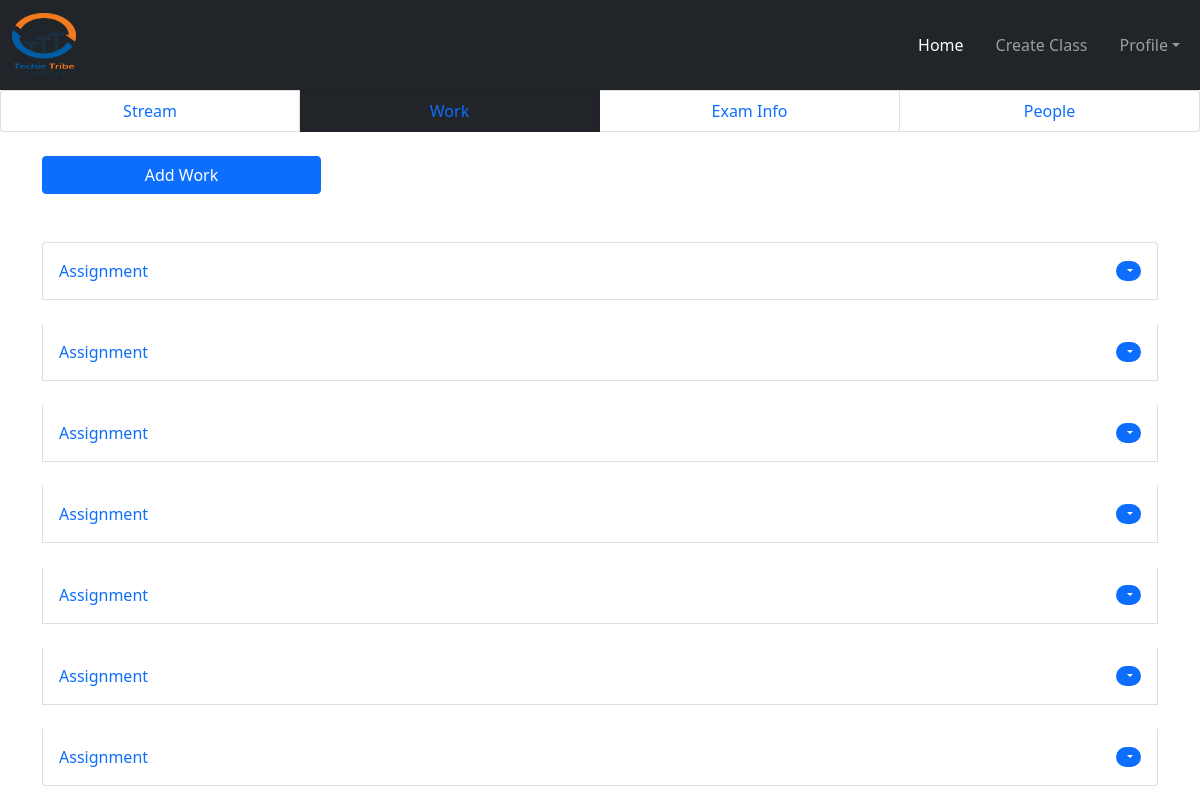
Page /teacher/addwork/1/ (signed in) on the earlier database version.
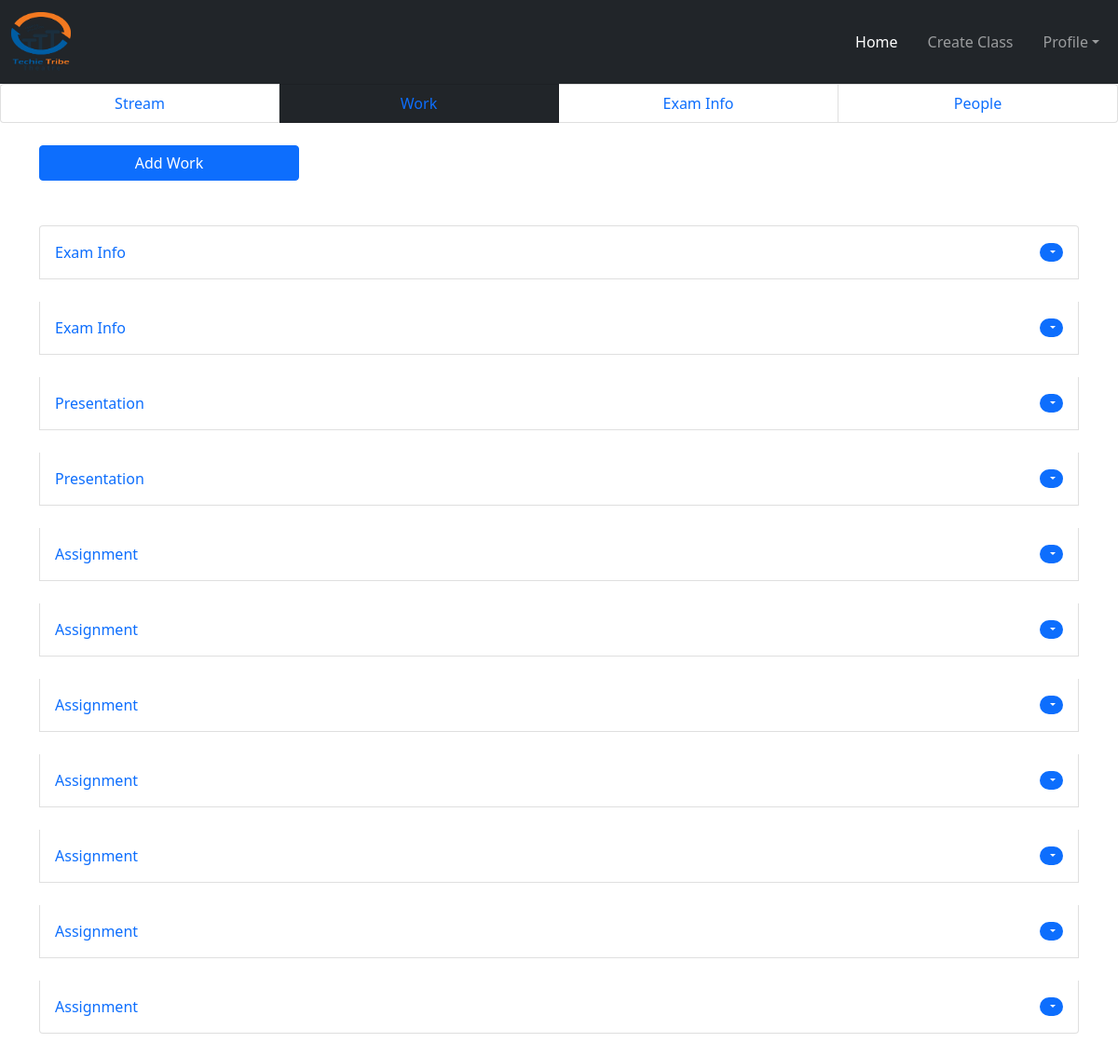
Same page on the later database version.
### teacher/models.py (models this page shows)
class AddClassWork(models.Model):
    myclass = models.ForeignKey(
        CreateClass, on_delete=models.CASCADE)
    mytopic = models.CharField(
        max_length=20, choices=Choice_Type, default='Presentation')
    title = models.TextField(max_length=100, default="none")
    description = models.TextField(blank=True, null=True)
    marks = models.IntegerField(blank=True, null=True, default=10)
    imagephoto = models.ImageField(upload_to='images/', blank=True, null=True)
    document = models.FileField(upload_to='documents/', blank=True, null=True)
    current_date = models.DateTimeField(
        auto_now_add=True,  blank=True)
    end_date_time = models.DateTimeField(blank=True, null=True)

### teacher/views.py (the view, shortened to what this page needs)
# urls.py: path('addwork/<int:id>/', Addworkview.as_view(), name='addwork'),
class Addworkview(View):
    def get(self, request, id):
        if request.user.is_authenticated:
            mainid = id
            classshow = CreateClass.objects.get(pk=id)
            allwork = AddClassWork.objects.filter(myclass=classshow)[::-1]
            fm = AddClassWorkForm()
            return render(request, 'add_work.html', {'form': fm, "mainid": mainid,  'allwork': allwork})
        else:
            return redirect("/")

### teacher/templates/add_work.html (shortened to what this page needs)
{% extends 'base_teacher.html' %} <br />
{% load static %} <br />
{% block content %}
<ul class="list-group list-group-horizontal col-12">
    <li class="list-group-item col-3 text-center">
      <a href="{% url 'classshow' mainid %}">Stream</a>
    </li>
    <li class="list-group-item col-3 text-center bg-dark text-white">
      <a href="{% url 'addwork' mainid %}" >Work</a>
    </li>
    <li class="list-group-item col-3 text-center">
      <a href="{% url 'examview' mainid %}" >Exam Info</a>
    </li>
    <li class="list-group-item col-3 text-center"><a href="">People</a></li>
  </ul>
<div class="container">
  <button
    type="button"
    class="btn btn-primary mt-4 w-25"
    data-bs-toggle="modal"
    data-bs-target="#exampleModal"
  >
    Add Work
  </button>
</div>
<br>
<div class="container mt-4">
  <div class="list-group">
    {% for ann in allwork %}
    <li
      class="list-group-item d-flex justify-content-between align-items-center mb-4 p-3"
    >
    <a href="{% url 'showmywork' ann.id %}">  {{ann.mytopic}} </a>
      <span class="badge bg-primary rounded-pill"
        ><i
          class="fa-solid fa-ellipsis-vertical dropdown dropdown-toggle"
          id="navbarDropdown"
          data-bs-toggle="dropdown"
        >
        </i>
      </span>
    </li>
    {% endfor %}
  </div>
</div>
{% endblock content %}

Differences in the rows shown:
added AddClassWork: mytopic "Exam Info"
added AddClassWork: mytopic "Exam Info"
added AddClassWork: mytopic "Presentation"
added AddClassWork: mytopic "Presentation"
